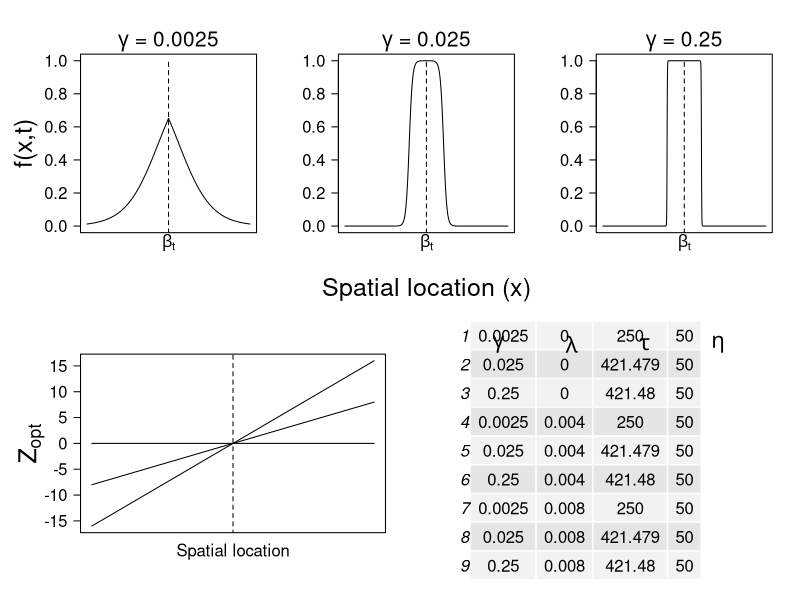
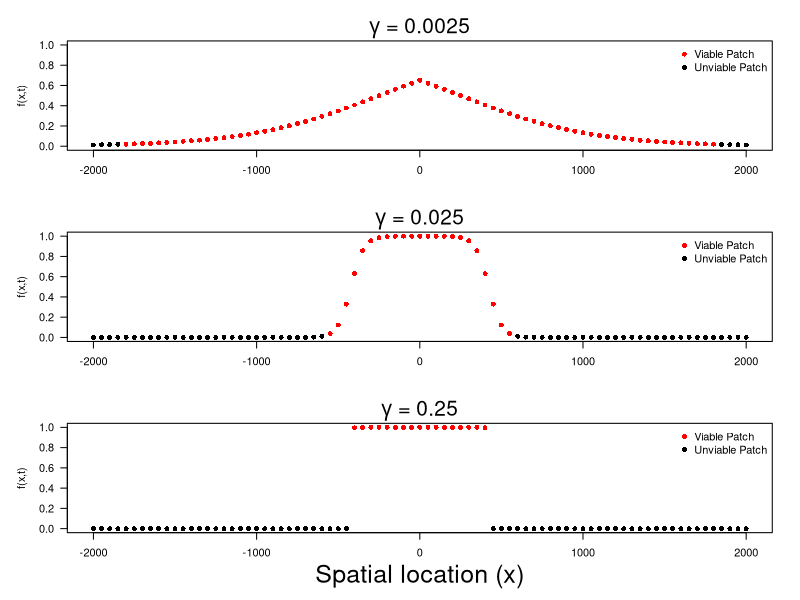

These charts were generated, in order, by the following R code:
# This script will generate a few convenience functions to identify range parameters
#	for use in subsequent simulations. First values for delta, gamma, and local selection
#	will be arbitrarily set, and then values for tau will be calculated accordingly.
# The script will generate both a table with all the range parameter values to be used and
#	a visualization of the different parameter combinations.

setwd("~/Desktop/RangeShifts/ShiftingSlopesOther")

# Load the necessary libraries to put a table in an R graphic
library(grid)
library(gridBase)
library(gridExtra)

# Make a function to calculate the range curve over a given spatial extent
f_xt <- function(beta, gamma, tau, xVals){
     f <- rep(NA, length(xVals))
     for(i in 1:length(xVals)){
          if(xVals[i] > beta){
               numerator <- exp(-1*gamma * (xVals[i] - beta - tau))
               denominator <- 1 + exp(-1*gamma * (xVals[i] - beta - tau))
               f[i] <- numerator / denominator
          } else if(xVals[i] <= beta){
               numerator <- exp(gamma * (xVals[i] - beta + tau))
               denominator <- 1 + exp(gamma * (xVals[i] - beta + tau))
               f[i] <- numerator / denominator
          } 
     }
     return(f)
}

# Given a delta and minimum gamma value, calculate the tau value necessary for a
#    smooth function
CalcTauMin <- function(delta, gamma){
     numerator <- log( (1 - delta) / delta )
     TauMin <- numerator / gamma
     return(TauMin)
}

# When changing the slope of the range boundary, keep the area of the range
#    constant and calculate a new tau
CalcTauNew <- function(gamma, C){
     numerator <- log( exp( (C*gamma) / 2 ) - 1 )
     TauNew <- numerator / gamma
     return(TauNew)
}

# Calculate the total area under a given range curve
Calc_C <- function(gamma, tau){
     numerator <- 2 * log( exp(gamma * tau) + 1 )
     C <- numerator / gamma
     return(C)
}


# Now set the values for gamma, delta, eta, and beta
GammaSeq <- c(0.0025, 0.025, 0.25)
Delta <- 1e-3
Beta <- 0
Eta <- 50

# Now create a sequence of x values and an object to store the tau values
xSeq <- seq(-2000, 2000, length.out = 10000) 
TauSeq <- rep(NA, length(GammaSeq))

# Instead of calculating an initial tau according to Delta, I'm going to arbitrarily
#    pick a value that won't produce a smooth curve and go from there. This will
#    allow an exploration of a wider range of range edge conditions
TauSeq[1] <- 250
C <- Calc_C(gamma = GammaSeq[1], tau = TauSeq[1])
TauSeq[2] <- CalcTauNew(gamma = GammaSeq[2], C = C)
TauSeq[3] <- CalcTauNew(gamma = GammaSeq[3], C = C)

# Now create a vector for the lambda values to use for local selection
#LambdaSeq <- c(0, 0.01, 0.02)
LambdaSeq <- c(0, 0.004, 0.008)

# Now, create a table to store the parameter values in
RangeParams <- expand.grid(gamma = GammaSeq, lambda = LambdaSeq)
RangeParams <- cbind(RangeParams, tau = rep(TauSeq, 3), eta = rep(Eta, 9))
RangeParams
# Save these parameters for later use and put them in a table grob for plotting
write.csv(RangeParams, file = "RangeParameters.csv")
PlotTable <- RangeParams
PlotTable[,3] <- round(PlotTable[,3], digits = 3)
PlotTableGrob <- tableGrob(d = PlotTable, cols = NULL)

# Finally, use these values to calculate starting range shapes for each
#    slope value
PatchBounds <- range(xSeq) / Eta
PatchCenter <- seq(PatchBounds[1], PatchBounds[2])

fseq <- matrix(NA, nrow = length(GammaSeq), ncol = length(xSeq))
Zopt <- matrix(NA, nrow = length(GammaSeq), ncol = length(PatchCenter))
for(i in 1:length(GammaSeq)){
     fseq[i,] <- f_xt(beta = Beta, gamma = GammaSeq[i], tau = TauSeq[i], xVals = xSeq)
     Zopt[i,] <- LambdaSeq[i] * (PatchCenter * Eta - Beta)
}

# Now plot a visualization of the parameters used
# First make a layout matrix for the graph
FigMat <- matrix(NA, nrow = 2, ncol = 6)
FigMat[1,] <- c(1,1,2,2,3,3)
FigMat[2,] <- c(4,4,4,5,5,6)

pdf(file = "SchematicFigures/RangeParams.pdf", width = 7, height = 7, onefile = FALSE, paper = "special")
     par(oma = c(0,2,0,0))
     layout(mat = FigMat)
     # Make the f(x) figures
     for(i in 1:3){
          plot(x = xSeq, y = fseq[i,], type = "l", col = "black", main = "", xlab = "",
               ylab = "", xaxt = "n", las = 1, cex.axis = 1.5, ylim = c(0,1))
          # Add vertical lines in for beta and beta +- tau with labels
          segments(x0 = Beta, y0 = -1, x1 = Beta, y1 = 1, lty = 2)
          text(x = 0, y = -0.1, labels = expression(beta["t"]), cex = 1.5, xpd = NA)
          
          if(i == 1){
               mtext("f(x,t)", side = 2, cex = 1.5, line = 3.5)
               mtext(expression(paste(gamma, " = 0.0025", sep = "")), side = 3,
                     line = 0, cex = 1.25)
          } else if(i == 2){
               mtext("Spatial location (x)", side = 1, cex = 1.5, line = 4)
               mtext(expression(paste(gamma, " = 0.025", sep = "")), side = 3,
                     line = 0, cex = 1.25)
          } else{
               mtext(expression(paste(gamma, " = 0.25", sep = "")), side = 3,
                     line = 0, cex = 1.25)
          }
     }
     
     # Make the Zopt figure
     PlotBottom <- -50
     PlotTop <- 50
     plot(x = PatchCenter, y = Zopt[3,], type = "l", col = "black", main = "", xlab = "",
          ylab = "", xaxt = "n", las = 1, cex.axis = 1.5)
     mtext(expression("Z"["opt"]), side =2, line = 2.5, cex = 1.5)
     lines(x = PatchCenter, y = Zopt[1,])
     lines(x = PatchCenter, y = Zopt[2,])
     # Add vertical lines in for beta
     segments(x0 = Beta, y0 = PlotBottom + 5, x1 = Beta, y1 = PlotTop, lty = 2)
     text(x = 0, y = PlotBottom - 5, labels = expression(beta["t"]), cex = 1.5)
     
     # Add in the lambda values
     text(x = 3800, y = 45, labels = expression(paste(lambda, " = 0.01", sep = "")), 
          cex = 1.25, srt = 40)
     text(x = 4200, y = 27, labels = expression(paste(lambda, " = 0.005", sep = "")), 
          cex = 1.25, srt = 25)
     text(x = 3800, y = 5, labels = expression(paste(lambda, " = 0", sep = "")), 
          cex = 1.25)
     mtext("Spatial location", side = 1, line = 1, cex = 1)
     
     # Finally, add the range parameters
     # Use frame() to move on to the next graphing window
     frame()
     vps <- baseViewports()
     pushViewport(vps$inner, vps$figure, vps$plot)
     grid.draw(PlotTableGrob)
     text(x = 0.15, y = 1.1, labels = expression(gamma), xpd = NA, cex = 2)
     text(x = 0.6, y = 1.1, labels = expression(lambda), xpd = NA, cex = 2)
     text(x = 1.05, y = 1.1, labels = expression(tau), xpd = NA, cex = 2)
     text(x = 1.5, y = 1.1, labels = expression(eta), xpd = NA, cex = 2)
dev.off()

# Now create a second schematic figure to illustrate the scale of discretization
#    in the landscapes
pdf(file = "SchematicFigures/Discretization.pdf", width = 7, height = 7, onefile = FALSE, paper = "special")
     par(mfrow = c(3,1), mar = c(3,5,3,2) + 0.1, oma = c(2,0,0,0))
     # Make the f(x) figures
     for(i in 1:3){
          CenterVals <- f_xt(beta = Beta, gamma = GammaSeq[i], tau = TauSeq[i], xVals = PatchCenter*Eta)
          ColVals <- ifelse(CenterVals < 0.02, "black", "red")
          plot(NA, NA, xlim = range(xSeq), ylim = c(0, 1), main = "", xlab = "",
               ylab = "f(x,t)", las = 1) #xaxt = "n"
          points(x = PatchCenter*Eta, y = CenterVals, col = ColVals, pch = 16)
          
          legend("topright", bty = "n", legend = c("Viable Patch", "Unviable Patch"),
                 col = c("red", "black"), pch = 16)
          
          if(i == 1){
               mtext(expression(paste(gamma, " = 0.0025", sep = "")), side = 3,
                     line = 0, cex = 1.25)
          } else if(i == 2){
               mtext(expression(paste(gamma, " = 0.025", sep = "")), side = 3,
                     line = 0, cex = 1.25)
          } else{
               mtext(expression(paste(gamma, " = 0.25", sep = "")), side = 3,
                     line = 0, cex = 1.25)
               mtext("Spatial location (x)", side = 1, cex = 1.5, line = 3)
          }
     }
dev.off()
